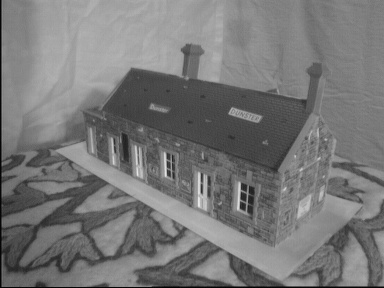
#> input picture FundamentalMatrix/house1.jpg, 384 x 288 px, given in place of lenna.png, which was not available
$ python A1_edge_detection.py
#> lines starting #> are read from the running program, lines starting #| are printed output that depends on the picture; pictures that were not available may be replaced by others from this repository, and a replacement may not be noted
### CornerDetection/custom_function.py
import cv2

import numpy as np
import math
import time
from matplotlib import pyplot as plt


def read_image(input_img):
    if input_img == 'lenna':
        img = cv2.imread('lenna.png', cv2.IMREAD_GRAYSCALE)
    elif input_img == 'shapes':
        img = cv2.imread('shapes.png', cv2.IMREAD_GRAYSCALE)
    else:
        print("false input... check your input")
        return -1
    return img


# [21 lines left out: function add_padding, not called in this run]


def cross_correlation_2d(image, kernel):
    (img_col, img_row) = image.shape[:2]
    (kernel_col, kernel_row) = kernel.shape[:2]

    pad = (kernel_row - 1) // 2

    # add padding
    # 문제가 있는 부분.

    # corner detection 을 제외한 경우
    # add_padding 함수를 정의해서 사용했습니다.
    # filtering 과 edge detection 에 전혀 문제가 없었습니다.
    # 하지만, corner detection 의 경우, 결과값이 제대로 나오질 않아서, 무엇이 문제일까 고민하다가
    # openCV 의 내장 함수를 사용해보니 제대로 결과값이 나왔습니다.
    # 이런 상황이었다는 점, 확인부탁드립니다.

    # custom padding 함수
    # image = add_padding(image, kernel)

    # openCV 함수
    image = cv2.copyMakeBorder(image, pad, pad, pad, pad, cv2.BORDER_REPLICATE)

    # default
    output = np.zeros((img_col, img_row))

    # each (i, j)-coordinate from left-to-right and top to
    # bottom
    for i in np.arange(pad, img_col + pad):
        for j in np.arange(pad, img_row + pad):
            # i, j 부분을 pad 만큼 추출한다.
            roi = image[i - pad:i + pad + 1, j - pad:j + pad + 1]
            # cross correlation 을 수행한다.
            k = (roi * kernel).sum()
            output[i - pad, j - pad] = k

    return output


def get_gaussian_filter_1d(size, sigma):
    kernel = np.ones(size)
    size_ = size // 2
    density = np.array(range(-size_, size_ + 1))
    sum_ = 0

    for i in range(size):
        # 가우시안 필터 공식 적용
        kernel[i] = float(math.exp(-float(density[i] ** 2) / (float(2) * (sigma ** 2))) /
                          float(math.sqrt((2 * math.pi * sigma ** 2))))
        sum_ += kernel[i]
    return kernel / sum_


def get_gaussian_filter_2d(size, sigma):
    kernel_1d = get_gaussian_filter_1d(size, sigma)
    kernel_2d = np.outer(kernel_1d, kernel_1d.T)
    return kernel_2d

### CornerDetection/A1_edge_detection.py
from custom_function import *

img_lenna_input = read_image("lenna")
#> in read_image, img is the input picture: shape (288, 384); min 0, max 232, mean 119.2
img_shapes_input = read_image("shapes")
#> call 2 of read_image, with input_img = 'shapes'
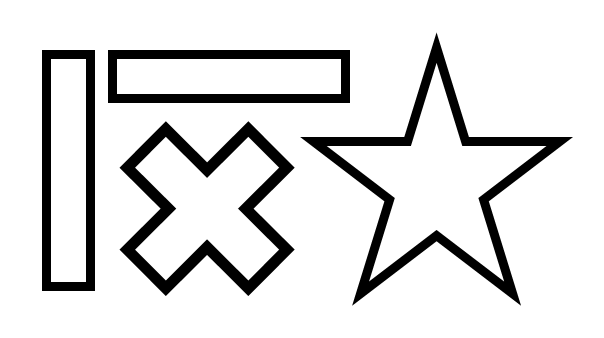
#> input picture CornerDetection/shapes.png, 604 x 338 px
#> in read_image, img is the input picture: shape (338, 604); min 0, max 255, mean 222.3

# 2-1) a.
img_lenna = cross_correlation_2d(img_lenna_input, get_gaussian_filter_2d(7, 1.5))
img_shapes = cross_correlation_2d(img_shapes_input, get_gaussian_filter_2d(7, 1.5))


# 2-2)
def compute_image_gradient(img, image_name):
    start_compute_gradient = time.time()

    img_col = img.shape[0]
    img_row = img.shape[1]

    kernel_x = np.array([[1, 0, -1], [2, 0, -2], [1, 0, -1]])
    kernel_y = np.array([[1, 2, 1], [0, 0, 0], [-1, -2, -1]])

    # a)
    edge_x = cross_correlation_2d(img, kernel_x)
    edge_y = cross_correlation_2d(img, kernel_y)

    # b)
    # compute magnitude and direction of gradient for each pixel
    magnitude_sobel = np.sqrt(np.square(edge_x) + np.square(edge_y))
    magnitude_sobel *= 255.0 / magnitude_sobel.max()

    # same result with for for 문
    magnitude_sobel = np.hypot(edge_x, edge_y)
    direction_sobel = np.arctan(np.divide(edge_x, edge_y, out=np.zeros_like(edge_x), where=edge_y != 0))

    # d) computation time
    print("2-2. problem d) : time for computing " + image_name + " gradient is ", time.time() - start_compute_gradient)

    plt.imshow(magnitude_sobel, cmap='gray')
    plt.title("image gradient")
    plt.show()
    cv2.imwrite('./result/part_2_edge_raw_' + image_name + '.png', magnitude_sobel)

    return magnitude_sobel, direction_sobel


# 2-3)
def non_maximum_suppression_dir(mag, dir):
    start_NMS = time.time()

    image_col = mag.shape[0]
    image_row = mag.shape[1]
    revised_mag = np.zeros((image_col, image_row))

    if image_row != image_col:
        image_name = "shapes"
    else:
        image_name = "lenna"

    for i in range(image_col):
        for j in range(image_row):
            if dir[i, j] < 0:
                dir[i, j] += 360

            if ((j + 1) < image_row) and ((j - 1) >= 0) and ((i + 1) < image_col) and ((i - 1) >= 0):
                # 0 degrees
                if dir[i, j] >= 337.5 or dir[i, j] < 22.5:
                    if mag[i, j] >= mag[i, j + 1] and mag[i, j] >= mag[i, j - 1]:
                        revised_mag[i, j] = mag[i, j]
                # 45 degrees
                if 22.5 <= dir[i, j] < 67.5:
                    if mag[i, j] >= mag[i - 1, j + 1] and mag[i, j] >= mag[i + 1, j - 1]:
                        revised_mag[i, j] = mag[i, j]
                # 90 degrees
                if 67.5 <= dir[i, j] < 112.5:
                    if mag[i, j] >= mag[i - 1, j] and mag[i, j] >= mag[i + 1, j]:
                        revised_mag[i, j] = mag[i, j]
                # 135 degrees
                if 112.5 <= dir[i, j] < 157.5:
                    if mag[i, j] >= mag[i - 1, j - 1] and mag[i, j] >= mag[i + 1, j + 1]:
                        revised_mag[i, j] = mag[i, j]
                # 180 degrees
                if 157.5 <= dir[i, j] < 202.5:
                    if mag[i, j] >= mag[i, j + 1] and mag[i, j] >= mag[i, j - 1]:
                        revised_mag[i, j] = mag[i, j]
                # 225 degrees
                if 202.5 <= dir[i, j] < 247.5:
                    if mag[i, j] >= mag[i - 1, j + 1] and mag[i, j] >= mag[i + 1, j - 1]:
                        revised_mag[i, j] = mag[i, j]
                # 270 degrees
                if 247.5 <= dir[i, j] < 292.5:
                    if mag[i, j] >= mag[i - 1, j] and mag[i, j] >= mag[i + 1, j]:
                        revised_mag[i, j] = mag[i, j]
                # 315 degrees
                if 292.5 <= dir[i, j] < 337.5:
                    if mag[i, j] >= mag[i - 1, j - 1] and mag[i, j] >= mag[i + 1, j + 1]:
                        revised_mag[i, j] = mag[i, j]

    print("2-3. problem d) : time for " + image_name + "'s computing NMS is ", time.time() - start_NMS)

    plt.imshow(revised_mag, cmap='gray')
    plt.title("magnitude after NMS")
    plt.show()
    cv2.imwrite('./result/part_2_edge_sup_' + image_name + '.png', revised_mag)
    return 0


(lenna_magnitude, lenna_direction) = compute_image_gradient(img_lenna, "lenna")
#> after the loop in cross_correlation_2d (call 4), `for i in np.arange(pad, img_col + pad):`:
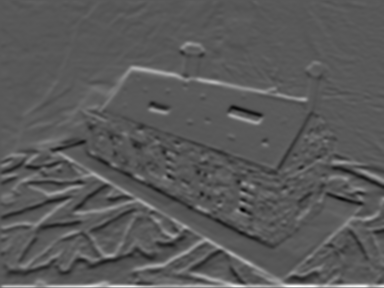
#> output: shape (288, 384) float64; min -163.5, max 306.1, mean 3; drawn with min black and max white
#> in compute_image_gradient, `direction_sobel = np.arctan(np.divide(edge_x, edge_y, out=np.zeros_lik..`:
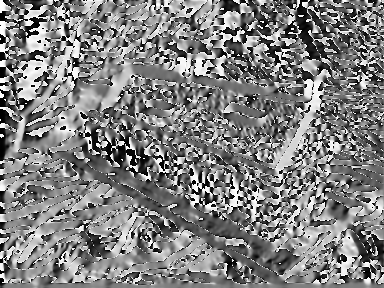
#> direction_sobel: shape (288, 384) float64; min -1.57, max 1.57, mean 0.0144; drawn with min black and max white
(shapes_magnitude, shapes_direction) = compute_image_gradient(img_shapes, "shapes")
#> after the loop in cross_correlation_2d (call 6), `for i in np.arange(pad, img_col + pad):`:
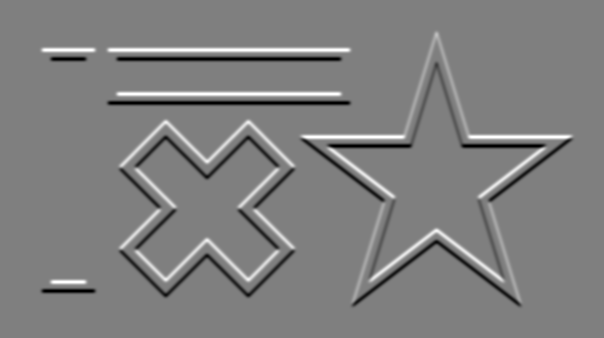
#> output: shape (338, 604) float64; min -497.2, max 497.2, mean 0; drawn with min black and max white

non_maximum_suppression_dir(lenna_magnitude, lenna_direction)
#> after the loop in non_maximum_suppression_dir, `for i in range(image_col):`:
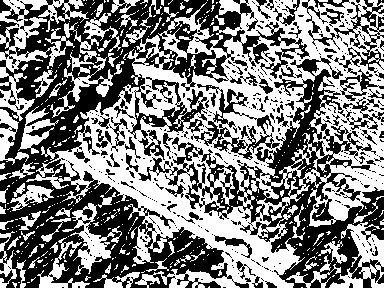
#> dir: shape (288, 384) float64; min 2.25e-05, max 360, mean 180.8; drawn with min black and max white
#> after the loop in non_maximum_suppression_dir, `for i in range(image_col):`:
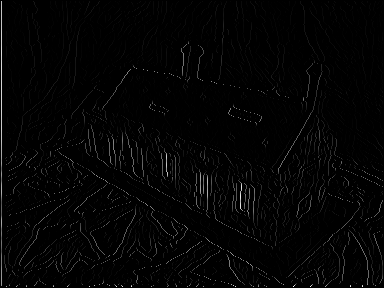
#> revised_mag: shape (288, 384) float64; min 0, max 306.1, mean 4.9; drawn with min black and max white
non_maximum_suppression_dir(shapes_magnitude, shapes_direction)
#> in non_maximum_suppression_dir (call 2), `cv2.imwrite('./result/part_2_edge_sup_' + image_name + '.png', revised..`:
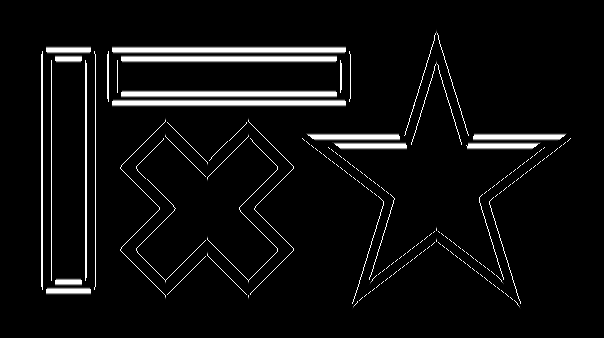
#> saved as part_2_edge_sup_shapes.png: shape (338, 604); min 0, max 255, mean 14
